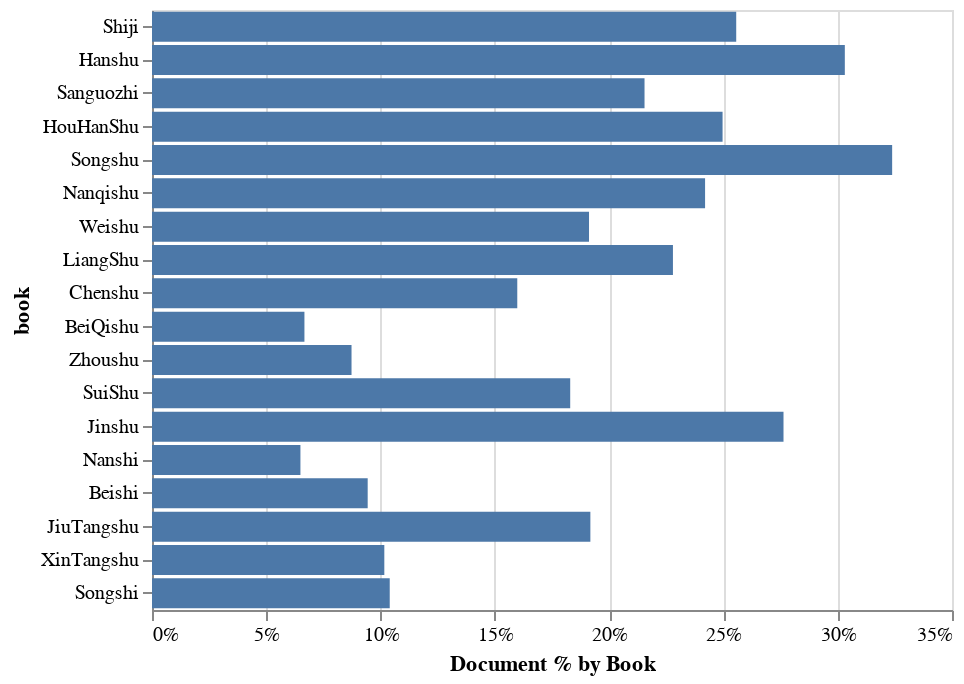

Notebook source saved alongside this figure:
### Code cell
percentagDocByBook(xx)

### Figure 1 — Vega-Lite specification as saved in the notebook (floating-point values rounded to 4 significant figures)
{"$schema": "https://vega.github.io/schema/vega-lite/v3.3.0.json", "config": {"mark": {"tooltip": null}, "view": {"height": 300, "width": 400}}, "data": {"name": "data-859cc5eca0300f563d06de28f64b5c50"}, "datasets": {"data-859cc5eca0300f563d06de28f64b5c50": [{"DocPercentage": 0.06669, "book": "BeiQishu"}, {"DocPercentage": 0.09436, "book": "Beishi"}, {"DocPercentage": 0.1598, "book": "Chenshu"}, {"DocPercentage": 0.3031, "book": "Hanshu"}, {"DocPercentage": 0.2496, "book": "HouHanShu"}, {"DocPercentage": 0.2763, "book": "Jinshu"}, {"DocPercentage": 0.1918, "book": "JiuTangshu"}, {"DocPercentage": 0.2279, "book": "LiangShu"}, {"DocPercentage": 0.242, "book": "Nanqishu"}, {"DocPercentage": 0.06494, "book": "Nanshi"}, {"DocPercentage": 0.2155, "book": "Sanguozhi"}, {"DocPercentage": 0.2556, "book": "Shiji"}, {"DocPercentage": 0.104, "book": "Songshi"}, {"DocPercentage": 0.3238, "book": "Songshu"}, {"DocPercentage": 0.183, "book": "SuiShu"}, {"DocPercentage": 0.1912, "book": "Weishu"}, {"DocPercentage": 0.1016, "book": "XinTangshu"}, {"DocPercentage": 0.08729, "book": "Zhoushu"}]}, "encoding": {"x": {"axis": {"format": "%", "title": "Document % by Book"}, "field": "DocPercentage", "type": "quantitative"}, "y": {"field": "book", "sort": ["Shiji", "Hanshu", "Sanguozhi", "HouHanShu", "Songshu", "Nanqishu", "Weishu", "LiangShu", "Chenshu", "BeiQishu", "Zhoushu", "SuiShu", "Jinshu", "Nanshi", "Beishi", "JiuTangshu", "XinTangshu", "JiuWudaishi", "XinWudaishi", "Songshi"], "type": "nominal"}}, "mark": "bar"}
